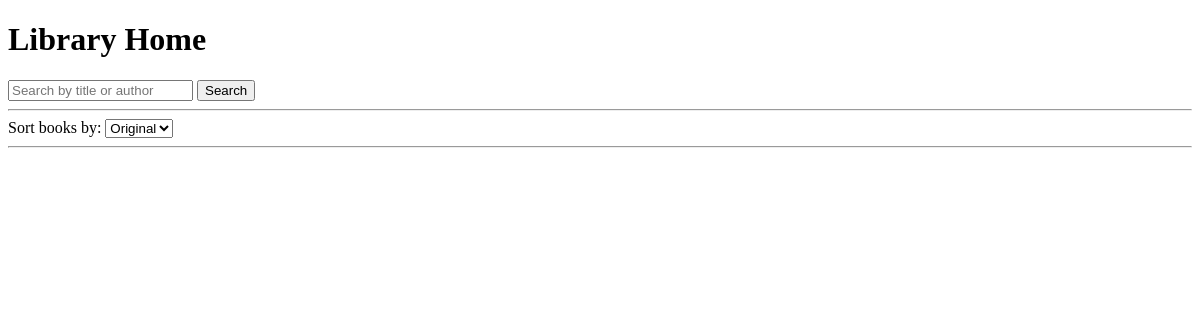
The app's page /, older data.
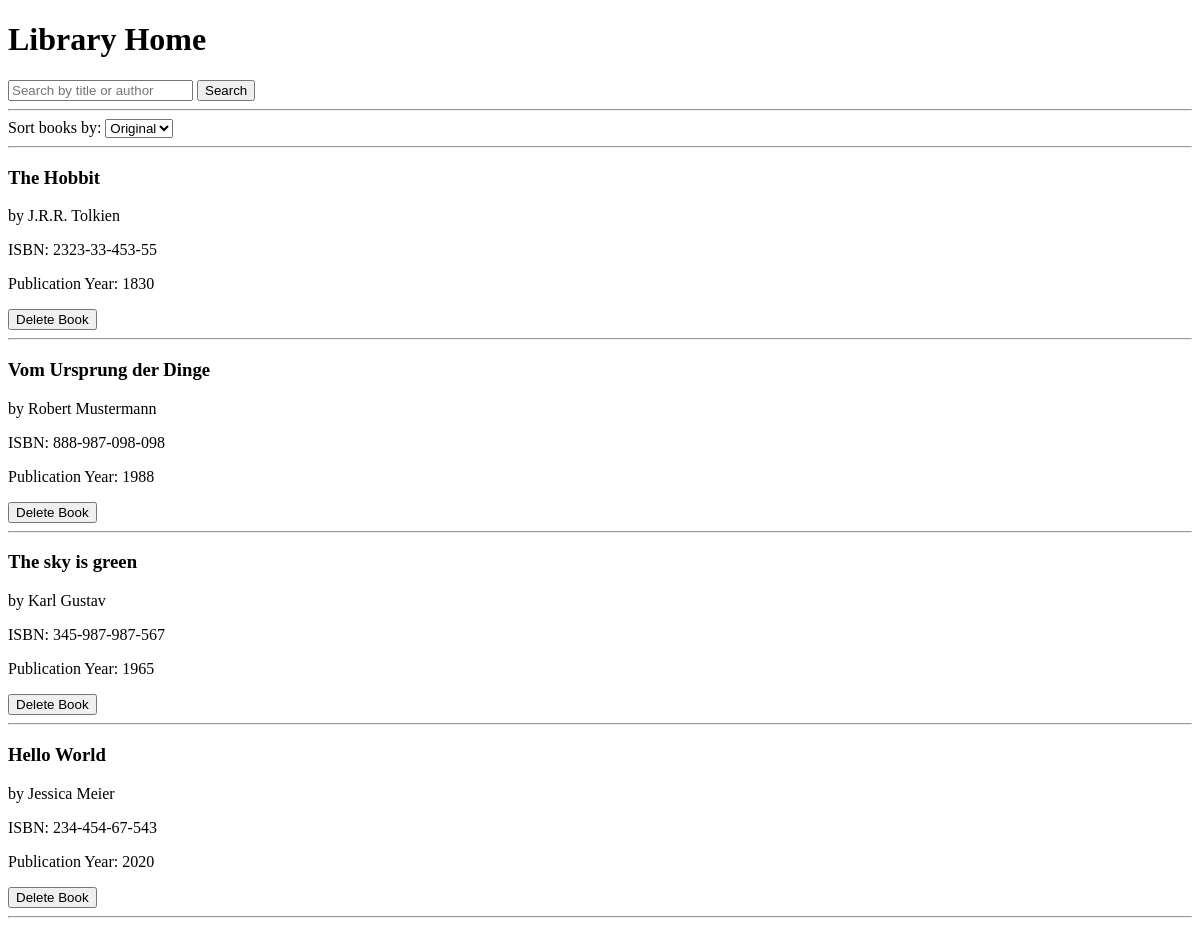
The same page, newer data.
### data_models.py (models this page shows, shortened)
class Book(db.Model):
    __tablename__ = 'books'
    book_id = db.Column(
        db.Integer,
        primary_key=True,
        autoincrement=True
    )
    isbn = db.Column(db.String(20), unique=True, nullable=False)
    title = db.Column(db.String(200), nullable=False)
    publication_year = db.Column(db.Integer, nullable=True)
    author_id = db.Column(
        db.Integer,
        db.ForeignKey('authors.author_id'),
        nullable=False
    )

class Author(db.Model):
    __tablename__ = 'authors'
    author_id = db.Column(
        db.Integer,
        primary_key=True,
        autoincrement=True,
        nullable=False
    )
    name = db.Column(db.String(100), nullable=False)
    birth_date = db.Column(db.Date, nullable=True)
    date_of_death = db.Column(db.Date, nullable=True)
    books = db.relationship('Book', backref='author', lazy=True)

### app.py (the view)
@app.route("/")
def home():
    sort = request.args.get("sort")       # Sort parameter
    keyword = request.args.get("keyword") # Keyword search
    books_query = Book.query.join(Author)
    if keyword:
        books_query = books_query.filter(
            (Book.title.ilike(f"%{keyword}%")) |
            (Author.name.ilike(f"%{keyword}%"))
        )
    if sort == "title":
        books_query = books_query.order_by(Book.title)
    elif sort == "author":
        books_query = books_query.order_by(Author.name)
    books = books_query.all()
    return render_template("home.html", books=books, keyword=keyword)

### templates/home.html (shortened to what this page needs)
<!DOCTYPE html>
<html lang="en">
  <head>
  </head>
  <body>
    <h1>Library Home</h1>
    <form method="get" action="{{ url_for('home') }}">
      <input type="text" name="keyword" placeholder="Search by title or author" value="{{ keyword or '' }}">
      <button type="submit">Search</button>
    </form>
    <hr>
    <form method="get" action="{{ url_for('home') }}">
      <label for="sort">Sort books by:</label>
      <select name="sort" id="sort" onchange="this.form.submit()">
        <option value="" {% if not request.args.get('sort') %}selected{% endif %}>Original</option>
      </select>
    </form>
    <hr>
    {% for book in books %}
      <div>
        <h3>{{ book.title }}</h3>
        <p>by {{ book.author.name if book.author else "Unknown" }}</p>
        <p>ISBN: {{ book.isbn }}</p>
        <p>Publication Year: {{ book.publication_year }}</p>
        <form method="post" action="{{ url_for('delete_book', book_id=book.book_id) }}" style="display:inline;">
          <button type="submit">Delete Book</button>
        </form>
      </div>
      <hr>
    {% endfor %}
  </body>
</html>

Row changes from the older to the newer data that the page shows:
added Book: title "The Hobbit", author "J.R.R. Tolkien", isbn "2323-33-453-55", publication_year "1830"
added Book: title "Vom Ursprung der Dinge", author "Robert Mustermann", isbn "888-987-098-098", publication_year "1988"
added Book: title "The sky is green", author "Karl Gustav", isbn "345-987-987-567", publication_year "1965"
added Book: title "Hello World", author "Jessica Meier", isbn "234-454-67-543", publication_year "2020"
